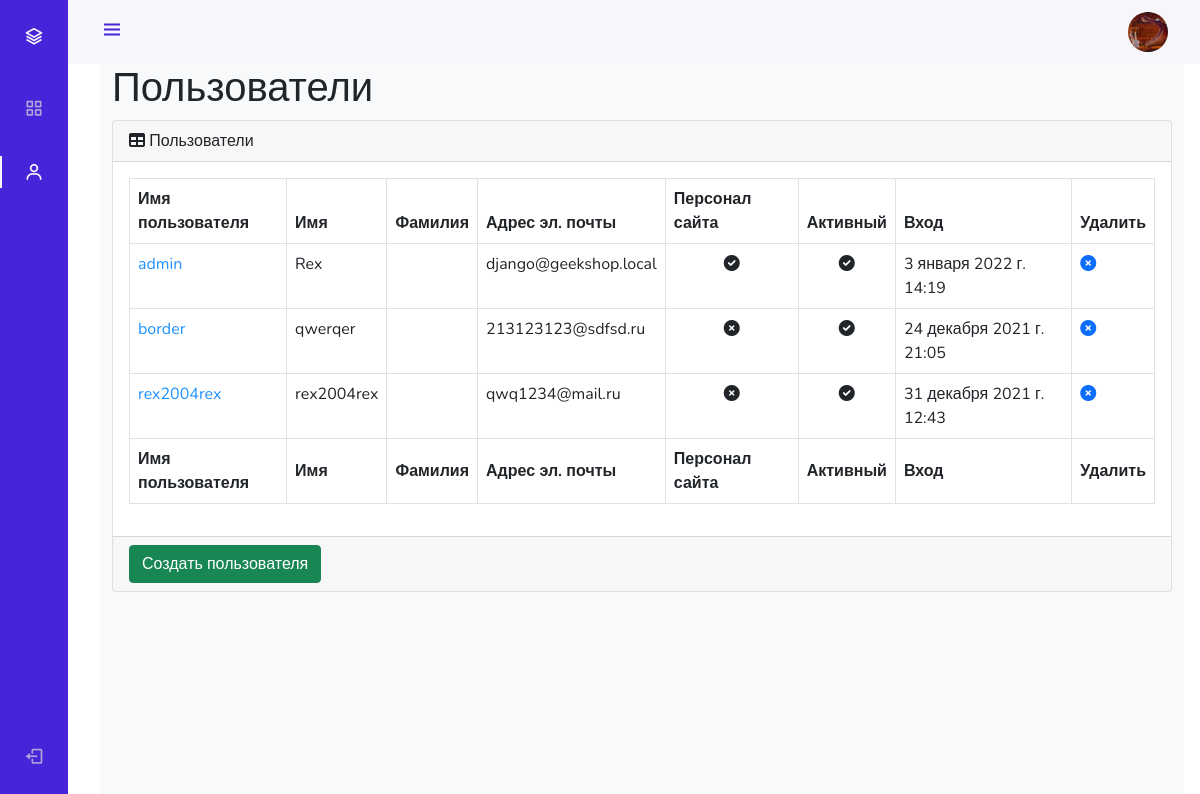
The app's page /admin_staff/users/read/ (signed in), older data.
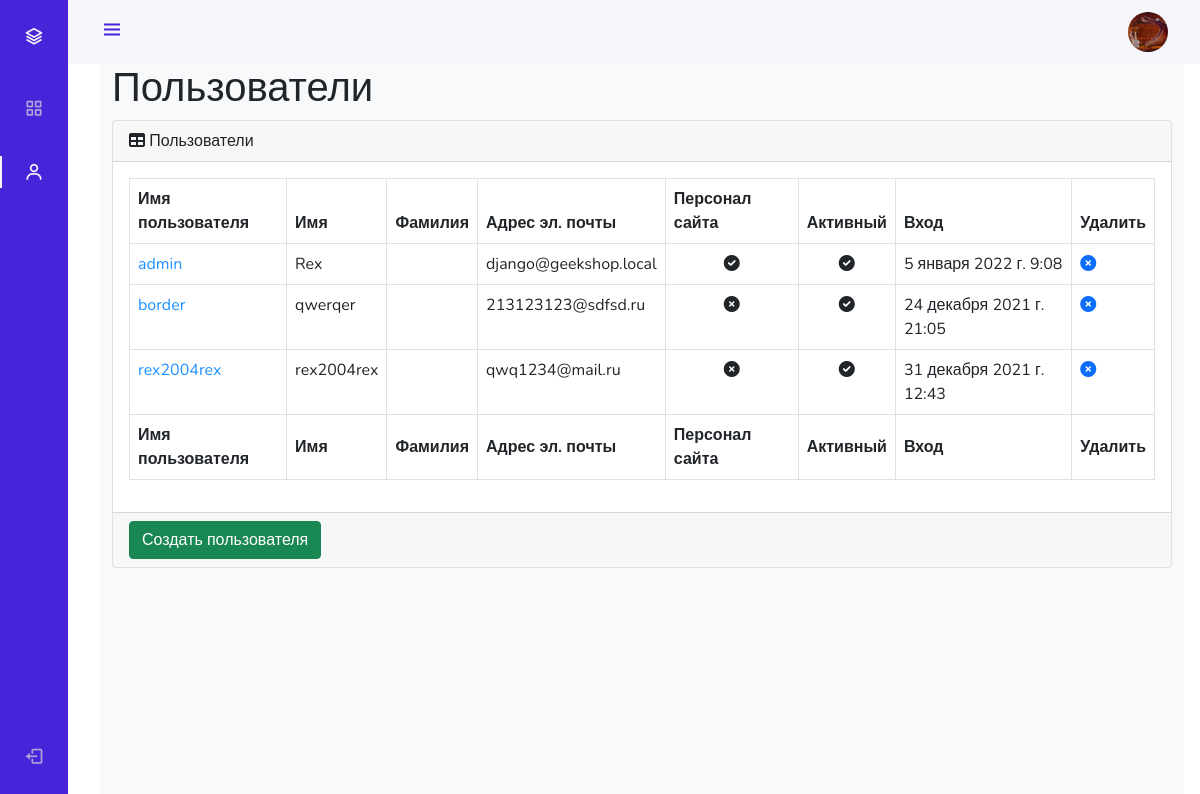
The same page, newer data.
### authapp/models.py (models this page shows)
class ShopUser(AbstractUser):
    avatar = models.ImageField(upload_to='users_avatars', blank=True)
    age = models.PositiveIntegerField(verbose_name='возраст')

### adminapp/views.py (the view)
# urls.py: path('users/read/', adminapp.users, name='users'),
@user_passes_test(lambda u: u.is_superuser)
def users(request):
    title = 'админка/пользователи'
    users_list = ShopUser.objects.all().order_by('-is_active', '-is_superuser', '-is_staff', 'username')
    context = {
        'title': title,
        'objects': users_list
    }
    return render(request, 'adminapp/users.html', context)

### adminapp/templates/adminapp/users.html
{% extends 'adminapp/base.html' %}
{% load static %}
{% block content %}
<main>
    <div class="container-fluid">
        <h1 class="mt-4">Пользователи</h1>
        <div class="card mb-4">
            <div class="card-header">
                <i class="fas fa-table mr-1"></i>
                Пользователи
            </div>
            <div class="card-body">
                <div class="table-responsive">
                    <table class="table table-bordered" id="dataTable" width="100%" cellspacing="0">
                        <thead>
                        <tr>
                            <th>Имя пользователя</th>
                            <th>Имя</th>
                            <th>Фамилия</th>
                            <th>Адрес эл. почты</th>
                            <th>Персонал сайта</th>
                            <th>Активный</th>
                            <th>Вход</th>
                            <th>Удалить</th>
                        </tr>
                        </thead>
                        <tfoot>
                        <tr>
                            <th>Имя пользователя</th>
                            <th>Имя</th>
                            <th>Фамилия</th>
                            <th>Адрес эл. почты</th>
                            <th>Персонал сайта</th>
                            <th>Активный</th>
                            <th>Вход</th>
                            <th>Удалить</th>
                        </tr>
                        </tfoot>
                        <tbody>
                        {% for user in objects %}
                            <tr {% if not user.is_active %} style="opacity: 0.5; text-decoration: line-through;" {% endif %}>
                                <td><a href="{% url 'admin_staff:user_update' user.id %}" style="color: dodgerblue">{{ user.username }}</a></td>
                                <td>{{ user.first_name }}</td>
                                <td>{{ user.last_name }}</td>
                                <td>{{ user.email }}</td>
                                <td class="text-center">
                                    {% if user.is_staff %}
                                        <i class="fa fa-check-circle"></i>
                                    {% else %}
                                        <i class="fa fa-times-circle"></i>
                                    {% endif %}
                                </td>
                                <td class="text-center">
                                    {% if user.is_active %}
                                        <i class="fa fa-check-circle"></i>
                                    {% else %}
                                        <i class="fa fa-times-circle"></i>
                                    {% endif %}
                                </td>
                                <td>{{ user.last_login }}</td>
                                <td>
                                    <a {% if not user.is_active %} class="invisible" {% endif %} href="{% url 'admin_staff:user_delete' pk=user.id %}">
                                        <i class="fa fa-times-circle"></i>
                                    </a>
                                </td>
                            </tr>
                        {% endfor %}
                        </tbody>
                    </table>
                </div>
            </div>
            <div class="card-footer">
                <a href="{% url 'adminapp:user_create' %}">
                    <button class="btn btn-success">Создать пользователя</button>
                </a>
            </div>
        </div>
    </div>
</main>
{% endblock %}

### adminapp/templates/adminapp/base.html (shortened to what this page needs)
<!DOCTYPE html>
{% load static %}
<html>
<head>
    <link href="https://cdn.jsdelivr.net/npm/bootstrap@5.0.0-beta3/dist/css/bootstrap.min.css" rel="stylesheet">
    <link rel="stylesheet" type="text/css" href="{% static 'adminapp/css/style.css' %}">
    <link rel="stylesheet" type="text/css"href='https://cdn.jsdelivr.net/npm/boxicons@latest/css/boxicons.min.css'>
    <link rel="stylesheet" type="text/css" href="https://cdnjs.cloudflare.com/ajax/libs/font-awesome/6.0.0-beta2/css/all.min.css">
</head>
<body id="body-pd">
<header class="header" id="header">
    <div class="header_toggle"><i class='bx bx-menu' id="header-toggle"></i></div>
    <div class="header_img"><img src="/media/{{ user.avatar|default:'avatar.png' }}" alt=""></div>
</header>
<div class="l-navbar" id="nav-bar">
    <nav class="nav">
        <div>
            <a href="{% url 'index' %}" class="nav_logo">
                <i class='bx bx-layer nav_logo-icon'></i>
            </a>
            {% include 'adminapp/inludes/inc_admin_menu.html' %}
        </div>
        <a href="{% url 'auth:logout' %}" class="nav_link"> <i class='bx bx-log-out nav_icon'></i> <span class="nav_name">Выход</span> </a>
    </nav>
</div>
<div class="height-100 bg-light">
    {% block content %}
    {% endblock %}
</div>
</body>
</html>

Row changes from the older to the newer data that the page shows:
changed ShopUser "admin": last_login "3 января 2022 г. 14:19" → "5 января 2022 г. 9:08"
